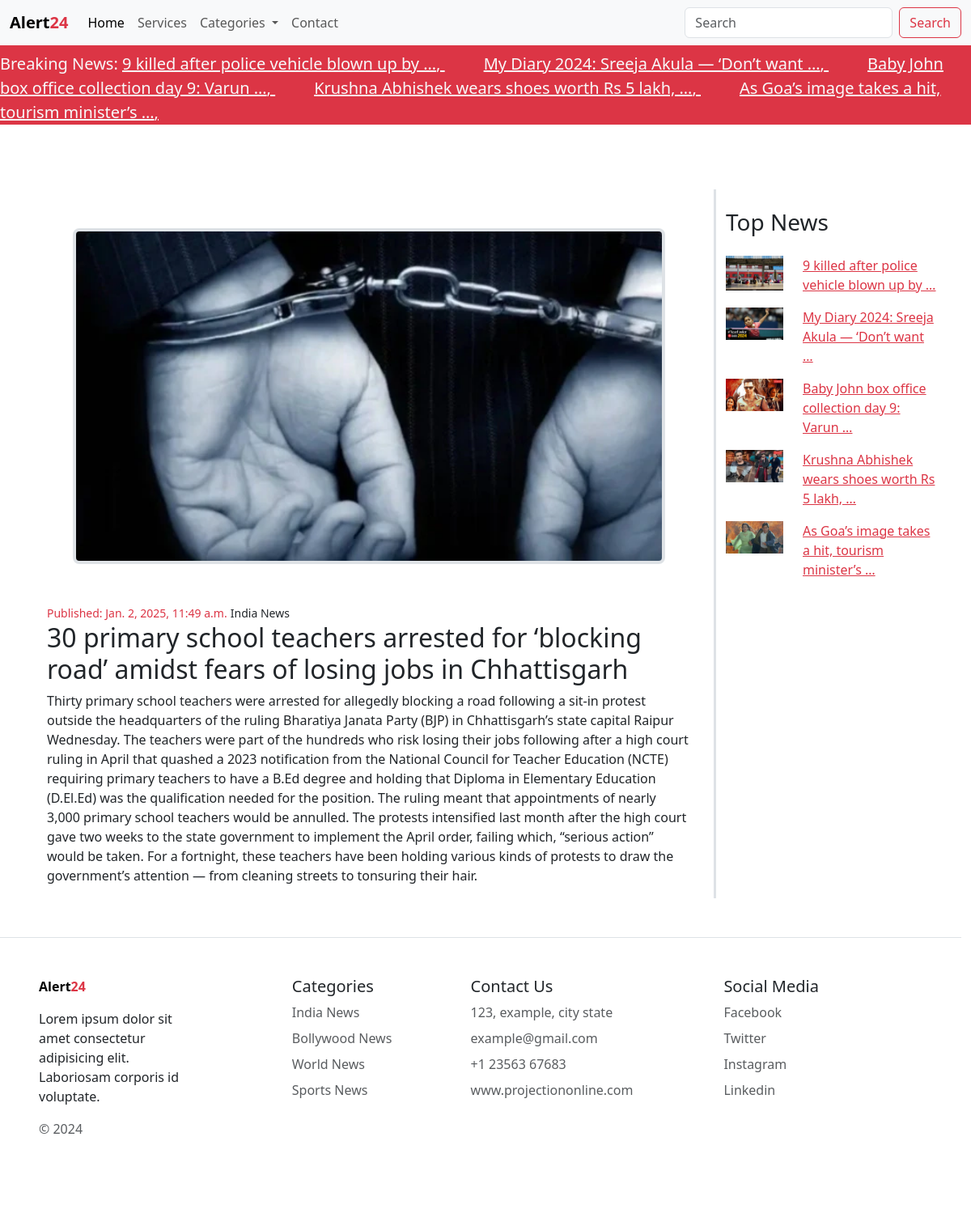
The page /details/2 on the database its author committed.
### main/models.py (models this page shows)
class News(models.Model):
    category = models.ForeignKey(Categories, on_delete=models.CASCADE)
    title = models.CharField(max_length=250)
    description = HTMLField()
    image = models.ImageField(upload_to='news/')
    date = models.DateTimeField(auto_now_add=True)
    class Meta:
        verbose_name_plural = 'News'

class Categories(models.Model):
    title = models.CharField(max_length=250)
    image = models.ImageField(upload_to='category/')
    class Meta:
        verbose_name_plural = 'Category'
    def __str__(self):
        return self.title

### alert24/views.py (the view)
# urls.py: path('details/<int:id>', views.details, name='details'),
def details(request, id):
    category = Categories.objects.all()
    news = News.objects.get(pk = id)
    topNews = News.objects.all().order_by('-id')[:5]
    context = {
        'news': news,
        'topNews': topNews
        }
    return render(request, 'details.html', context)

### templates/details.html
{% extends "base.html" %}
{% block news %}
    <section class="news">
        <div class="container">
          <div class="row">
            <div
              class="col-md-9  border-end border-3"
            >
                <div class="p-5 ">
                  <img
                    src="/media/{{ news.image }}"
                    class="img-fluid rounded-3 border border-4"
                    style="width: 100%;"
                    alt=""
                  />
                </div>
                <div class=" px-3">
                    <small class='text-danger'>Published: {{ news.date }}</small>
                    <small>{{ news.category }}</small>
                    <h2>{{ news.title }}</h2>
                    <p>{{ news.description | safe }}</p>
                </div>
            </div>
            <div class="col-md-3">
              <h3 class='my-4'>Top News</h3>
              {% for news in topNews %}
              <a href="" class="link-danger">
                <div class="row">
                  <div class="col-md-4">
                    <img class="img-fluid" src="/media/{{ news.image }}" alt="" />
                  </div>
                  <div class="col-md-8">
                    <p>{{ news.title | truncatewords:8 }}</p>
                  </div>
                </div>
              </a>
              {% endfor %}
            </div>
          </div>
        </div>
      </section>
{% endblock news %}

### templates/base.html (shortened to what this page needs)
<!DOCTYPE html>
<html lang="en">
  <head>
    <link
      href="https://cdn.jsdelivr.net/npm/bootstrap@5.3.3/dist/css/bootstrap.min.css"
      rel="stylesheet"
    />
  </head>
  <body>
    <section class="header">
      <nav class="navbar navbar-expand-lg bg-body-tertiary">
        <div class="container-fluid">
          <a class="navbar-brand fw-bold" href="{% url 'home' %}"
            >Alert<span class="text-danger">24</span></a
          >
          <div class="collapse navbar-collapse" id="navbarSupportedContent">
            <ul class="navbar-nav me-auto mb-2 mb-lg-0">
              <li class="nav-item">
                <a class="nav-link active" aria-current="page" href="{% url 'home' %}">Home</a>
              </li>
              <li class="nav-item">
                <a class="nav-link" href="#">Services</a>
              </li>
              <li class="nav-item dropdown">
                <a
                  class="nav-link dropdown-toggle"
                  href="#"
                  role="button"
                  data-bs-toggle="dropdown"
                  aria-expanded="false"
                >
                  Categories
                </a>
              </li>
              <li class="nav-item">
                <a class="nav-link">Contact</a>
              </li>
            </ul>
            <form class="d-flex" action="{% url 'search' %}" role="search">
              <input
                class="form-control me-2"
                type="search"
                placeholder="Search"
                name="search"
              />
              <button class="btn btn-outline-danger" type="submit">
                Search
              </button>
            </form>
          </div>
        </div>
      </nav>
      <marquee onmouseover="stop()" onmouseleave="start()" class="bg-danger text-light pt-2 fs-5"> Breaking News:
        {% for top in topNews %}
        <a href="" class="link-light  me-5">{{ top.title | truncatewords:8 }}, </a>
        {% endfor %}
      </marquee>
    </section>
    {% block news %}{% endblock news %}
    <footer
      class="row w-100 row-cols-1 row-cols-sm-2 row-cols-md-5 py-5 my-5 p-5 border-top"
    >
      <div class="col mb-3">
        <a
          href="/"
          class="d-flex align-items-center mb-3 link-body-emphasis text-decoration-none fw-bold"
          href="#"
          >Alert<span class="text-danger">24</span></a
        >
        <p>
          Lorem ipsum dolor sit amet consectetur adipisicing elit. Laboriosam
          corporis id voluptate.
        </p>
        <p class="text-body-secondary">© 2024</p>
      </div>
      <div class="col mb-3 offset-1">
        <h5>Categories</h5>
        <ul class="nav flex-column">
          <li class="nav-item mb-2">
            <a href="#" class="nav-link p-0 text-body-secondary">India News</a>
          </li>
          <li class="nav-item mb-2">
            <a href="#" class="nav-link p-0 text-body-secondary"
              >Bollywood News</a
            >
          </li>
          <li class="nav-item mb-2">
            <a href="#" class="nav-link p-0 text-body-secondary">World News</a>
          </li>
          <li class="nav-item mb-2">
            <a href="#" class="nav-link p-0 text-body-secondary">Sports News</a>
          </li>
        </ul>
      </div>
      <div class="col mb-3">
        <h5>Contact Us</h5>
        <ul class="nav flex-column">
          <li class="nav-item mb-2">
            <p class="p-0 m-0 text-body-secondary">123, example, city state</p>
          </li>
          <li class="nav-item mb-2">
            <p class="p-0 m-0 text-body-secondary">example@gmail.com</p>
          </li>
          <li class="nav-item mb-2">
            <p class="p-0 m-0 text-body-secondary">+1 23563 67683</p>
          </li>
          <li class="nav-item mb-2">
            <a href="#" class="nav-link p-0 m-0 text-body-secondary"
              >www.projectiononline.com</a
            >
          </li>
        </ul>
      </div>
      <div class="col mb-3 offset-1">
        <h5>Social Media</h5>
        <ul class="nav flex-column">
          <li class="nav-item mb-2">
            <a href="#" class="nav-link p-0 text-body-secondary">Facebook</a>
          </li>
          <li class="nav-item mb-2">
            <a href="#" class="nav-link p-0 text-body-secondary">Twitter</a>
          </li>
          <li class="nav-item mb-2">
            <a href="#" class="nav-link p-0 text-body-secondary">Instagram</a>
          </li>
          <li class="nav-item mb-2">
            <a href="#" class="nav-link p-0 text-body-secondary">Linkedin</a>
          </li>
        </ul>
      </div>
    </footer>
  </body>
</html>

### rows shown on the page
News: title "9 killed after police vehicle blown up by …", image (picture)
News: title "My Diary 2024: Sreeja Akula — ‘Don’t want …", image (picture)
News: title "Baby John box office collection day 9: Varun …", image (picture)
News: title "Krushna Abhishek wears shoes worth Rs 5 lakh, …", image (picture)
News: title "As Goa’s image takes a hit, tourism minister’s …", image (picture)
News: image (picture), date "Jan. 2, 2025, 11:49 a.m.", category "India News", title "30 primary school teachers arrested for ‘blocking road’ amidst fears of losing jobs in Chhattisgarh", description "Thirty primary school teachers were arrested for allegedly blocking a road following a sit-in protest outside the headquarters of the ruling Bharatiya Janata Party (BJP) in Chhattisgarh’s state capital Raipur Wednesday. The teachers were part of the hundreds who risk losing their jobs following after a high court ruling in April that quashed a 2023 notification from the National Council for Teacher Education (NCTE) requiring primary teachers to have a B.Ed degree and holding that Diploma in Elementary Education (D.El.Ed) was the qualification needed for the position. The ruling meant that appointments of nearly 3,000 primary school teachers would be annulled. The protests intensified last…"
